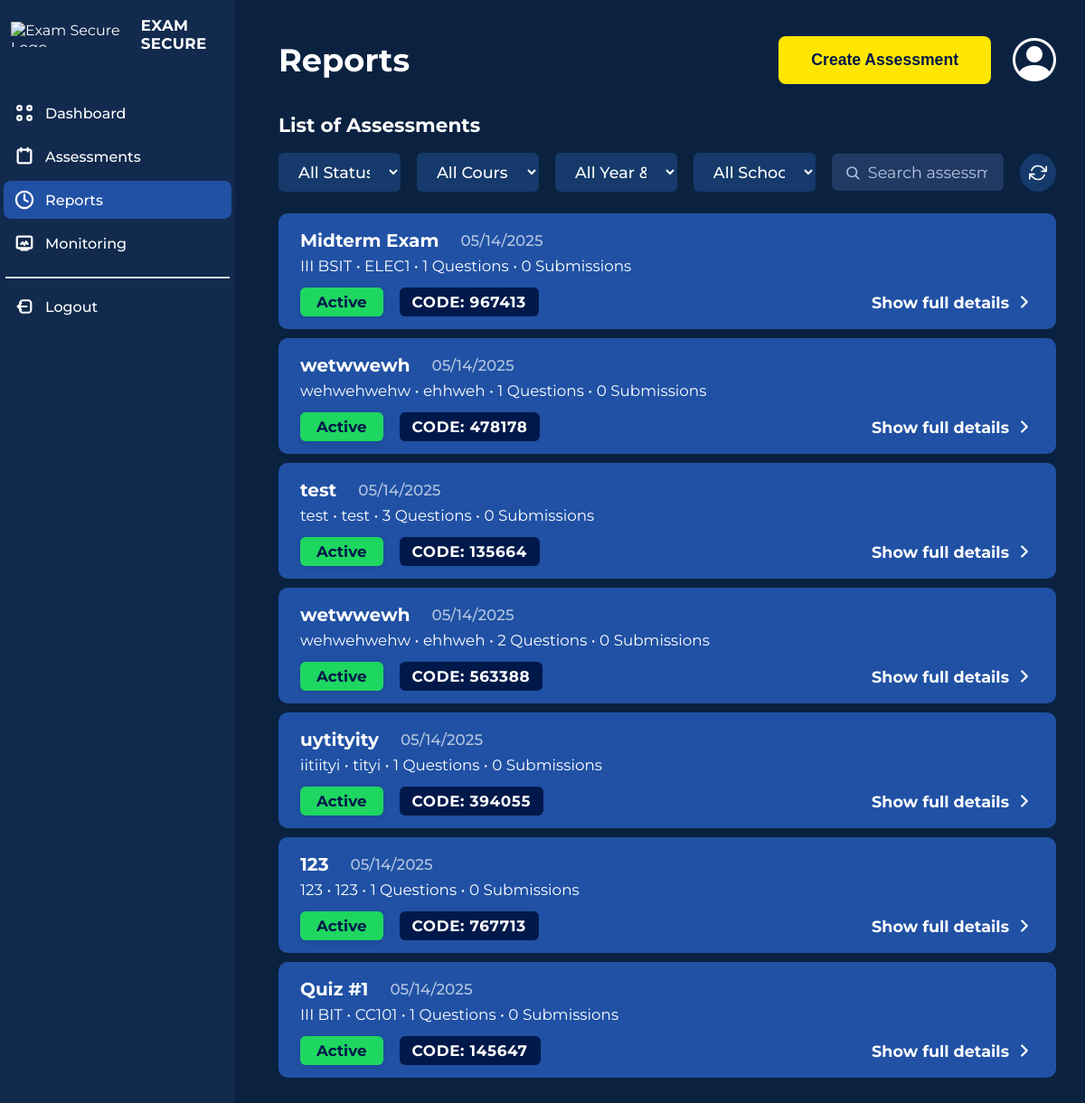
The page /reports.php (signed in) on the database its author committed.
### tables this page shows
CREATE TABLE `created_assessments` (
  `unique_id` varchar(36) NOT NULL,
  `access_code` char(6) NOT NULL,
  `title` varchar(255) NOT NULL,
  `year_course` varchar(45) NOT NULL,
  `sections` varchar(50) NOT NULL,
  `course_code` varchar(20) NOT NULL,
  `timer` int NOT NULL DEFAULT '0',
  `status` enum('active','closed') NOT NULL DEFAULT 'active',
  `school_year` varchar(9) NOT NULL,
  `schedule` datetime NOT NULL,
  `closing_time` datetime NOT NULL,
  `shuffle_mcq` tinyint(1) NOT NULL DEFAULT '0',
  `shuffle_identification` tinyint(1) NOT NULL DEFAULT '0',
  `shuffle_true_false` tinyint(1) NOT NULL DEFAULT '0',
  `ai_check_identification` tinyint(1) NOT NULL DEFAULT '0',
  `owner_id` varchar(36) NOT NULL,
  `created_at` timestamp NOT NULL DEFAULT CURRENT_TIMESTAMP,
  `updated_at` timestamp NOT NULL DEFAULT CURRENT_TIMESTAMP ON UPDATE CURRENT_TIMESTAMP
);

### reports.php (the view, shortened to what this page needs)
<!DOCTYPE html>
<html lang="en">
<head>
    <link rel="stylesheet" href="css/reports-style.css">
    <link rel="stylesheet" href="css/sidebar-style.css">
    <link rel="stylesheet" href="https://cdn.jsdelivr.net/npm/bootstrap-icons@1.11.3/font/bootstrap-icons.min.css">
</head>
<body>
<div class="reports-container">
    <?php include 'sidebar.php'; ?>
    <main class="main-content">
        <div class="header">
            <span class="title">Reports</span>
            <div style="display: flex; align-items: center; gap: 16px;">
            <button class="create-btn" onclick="window.location.href='create_assessment.php'">Create Assessment</button>
                <span class="profile-icon" id="profileIcon" style="cursor:pointer; position:relative;">
                    <i class="bi bi-person-circle" style="font-size:48px; color:#fff;"></i>
                </span>
            </div>
        </div>
        <div class="reports-list-title">List of Assessments</div>
        <div class="reports-filters-row">
            <select class="reports-filter-dropdown" id="reportsStatusFilter">
                <option value="">All Statuses</option>
            </select>
            <select class="reports-filter-dropdown" id="reportsCourseCodeFilter">
                <option value="">All Course Codes</option>
            </select>
            <select class="reports-filter-dropdown" id="reportsYearProgramFilter">
                <option value="">All Year & Program</option>
            </select>
            <select class="reports-filter-dropdown" id="reportsSchoolYearFilter">
                <option value="">All School Years</option>
            </select>
            <div class="reports-search-bar-wrapper">
                <input type="text" class="reports-search-bar" id="reportsSearchBar" placeholder="Search assessments...">
            </div>
            <button class="reports-refresh-btn" title="Refresh" onclick="refreshReportsFilters()">
                <svg viewBox="0 0 24 24" fill="none" stroke="currentColor" stroke-width="2" stroke-linecap="round" stroke-linejoin="round">
                    <path d="M23 4v6h-6"/>
                    <path d="M1 20v-6h6"/>
                    <path d="M3.51 9a9 9 0 0 1 14.85-3.36L23 10M1 14l4.64 4.36A9 9 0 0 0 20.49 15"/>
                </svg>
            </button>
        </div>
        <div class="reports-list">
            <?php
            require_once 'database/db_config.php';
            $allAssessments = [];
            $owner_id = $_SESSION['unique_id'];
            $sql = "SELECT
                        ca.unique_id,
                        ca.title,
                        ca.schedule,
                        ca.year_course,
                        ca.course_code,
                        ca.status,
                        ca.access_code,
                        ca.school_year,
                        (
                            COALESCE((SELECT COUNT(*) FROM multiple_choice_questions WHERE assessment_id = ca.unique_id), 0) +
                            COALESCE((SELECT COUNT(*) FROM identification_questions WHERE assessment_id = ca.unique_id), 0) +
                            COALESCE((SELECT COUNT(*) FROM true_false_questions WHERE assessment_id = ca.unique_id), 0)
                        ) as total_questions,
                        COALESCE((SELECT COUNT(*) FROM assessment_sessions WHERE assessment_id = ca.unique_id AND status = 'completed'), 0) as total_submissions
                    FROM created_assessments ca
                    WHERE ca.owner_id = ?
                    ORDER BY (ca.status = 'active') DESC, ca.schedule DESC";
            $stmt = $conn->prepare($sql);
            $stmt->bind_param("s", $owner_id);
            $stmt->execute();
            $result = $stmt->get_result();
            if ($result) {
                while ($row = $result->fetch_assoc()) {
                    $allAssessments[] = $row;
                }
            }
            if (empty($allAssessments)): ?>
                <div class="no-assessments-message">
                    <div class="no-assessments-icon">
                        <svg width="64" height="64" viewBox="0 0 24 24" fill="none" stroke="#b3c6e0" stroke-width="1.5" stroke-linecap="round" stroke-linejoin="round">
                            <path d="M14 2H6a2 2 0 0 0-2 2v16a2 2 0 0 0 2 2h12a2 2 0 0 0 2-2V8z"/>
                            <polyline points="14,2 14,8 20,8"/>
                            <line x1="16" y1="13" x2="8" y2="13"/>
                            <line x1="16" y1="17" x2="8" y2="17"/>
                            <polyline points="10,9 9,9 8,9"/>
                        </svg>
                    </div>
                    <h3>No Assessments Found</h3>
                    <p>You haven't created any assessments yet. Click "Create Assessment" to get started!</p>
                </div>
            <?php else: ?>
            <?php foreach ($allAssessments as $assessment): ?>
                <div class="reports-card"
                     data-course-code="<?= htmlspecialchars($assessment['course_code']) ?>"
                     data-year-program="<?= htmlspecialchars($assessment['year_course']) ?>"
                     data-school-year="<?= htmlspecialchars($assessment['school_year']) ?>"
                     data-status="<?= htmlspecialchars($assessment['status']) ?>"
                     data-title="<?= htmlspecialchars(strtolower($assessment['title'])) ?>">
                    <div class="reports-card-header">
                        <span class="reports-card-title"><?= htmlspecialchars($assessment['title']) ?></span>
                        <span class="reports-card-date"><?= date('m/d/Y', strtotime($assessment['schedule'])) ?></span>
                    </div>
                    <div class="reports-card-details">
                        <?= htmlspecialchars($assessment['year_course']) ?> &bull; <?= htmlspecialchars($assessment['course_code']) ?> &bull; <?= $assessment['total_questions'] ?> Questions &bull; <?= $assessment['total_submissions'] ?> Submissions
                    </div>
                    <div class="reports-card-badges">
                        <span class="reports-status-badge <?= $assessment['status'] === 'active' ? 'active' : 'closed' ?>">
                            <?= ucfirst($assessment['status']) ?>
                        </span>
                        <span class="reports-code-badge">CODE: <?= htmlspecialchars($assessment['access_code']) ?></span>
                        <a class="reports-details-link" href="report_assessment.php?id=<?= urlencode($assessment['unique_id']) ?>">Show full details <svg fill="none" stroke="currentColor" stroke-width="2.5" stroke-linecap="round" stroke-linejoin="round" viewBox="0 0 24 24"><path d="M9 6l6 6-6 6"/></svg></a>
                    </div>
                </div>
            <?php endforeach; ?>
            <?php endif; ?>
        </div>
    </main>
</div>
</body>
</html>

### css/reports-style.css (style rules this page uses)
body { margin: 0; font-family: 'Montserrat', Arial, sans-serif; background: #0a2240; color: #fff; }
.reports-container { display: flex; min-height: 100vh; }
.main-content { flex: 1; padding: 40px 32px 32px 48px; background: #0a2240; min-width: 0; }
.header { display: flex; align-items: center; justify-content: space-between; margin-bottom: 32px; }
.header .title { font-size: 2.2rem; font-weight: 700; color: #fff; }
.header .create-btn { background: #ffe600; color: #00194a; font-weight: 700; font-size: 1.1rem; border: none; border-radius: 8px; padding: 16px 36px; cursor: pointer; transition: background 0.2s; }
.profile-icon { display: flex; align-items: center; justify-content: center; width: 48px; height: 48px; border-radius: 50%; background: none; margin-left: 8px; }
.reports-list-title { font-size: 1.35rem; font-weight: 700; margin-bottom: 18px; margin-top: 18px; }
.reports-filters-row { display: flex; align-items: center; gap: 18px; margin-bottom: 24px; }
.reports-filter-dropdown { background: #153a6b; color: #fff; border: none; border-radius: 6px; padding: 10px 18px; font-size: 1.1rem; font-family: 'Montserrat', Arial, sans-serif; font-weight: 500; outline: none; margin-right: 0; width: 25%; min-width: 120px; }
.reports-search-bar-wrapper { position: relative; display: flex; align-items: center; width: 40%; margin-left: auto; }
.reports-search-bar { width: 100%; background: #223a63; color: #fff; border: none; border-radius: 6px; padding: 10px 18px 10px 40px; font-size: 1.1rem; font-family: 'Montserrat', Arial, sans-serif; font-weight: 400; box-sizing: border-box; margin-left: 0; }
.reports-search-bar::placeholder { color: #b3c6e0; opacity: 1; }
.reports-refresh-btn { background: #153a6b; color: #fff; border: none; border-radius: 50%; padding: 10px; height: 42px; width: 42px; display: flex; align-items: center; justify-content: center; cursor: pointer; transition: background 0.2s, transform 0.5s ease; }
.reports-refresh-btn svg { width: 20px; height: 20px; stroke: currentColor; }
.reports-list { margin-top: 24px; display: flex; flex-direction: column; gap: 10px; }
.reports-card { background: #2051a4; border-radius: 10px; padding: 18px 24px 14px 24px; color: #fff; font-size: 1.1rem; font-weight: 600; display: flex; flex-direction: column; box-shadow: none; position: relative; transition: box-shadow 0.2s, transform 0.2s, background 0.2s; cursor: pointer; }
.reports-card-header { display: flex; align-items: center; gap: 12px; margin-bottom: 6px; }
.reports-card-title { font-size: 1.25rem; font-weight: 700; color: #fff; margin-right: 12px; }
.reports-card-date { font-size: 1.05rem; color: #b3c6e0; font-weight: 500; }
.reports-card-details { font-size: 1.05rem; color: #fff; font-weight: 400; margin-bottom: 10px; }
.reports-card-badges { display: flex; align-items: center; gap: 12px; margin-top: 4px; }
.reports-status-badge { background: #0a2240; color: #fff; border-radius: 6px; padding: 6px 18px; font-size: 1.05rem; font-weight: 700; margin-right: 6px; border: none; outline: none; box-shadow: 0 2px 8px 0 rgba(0,0,0,0.09); }
.reports-status-badge.active { background: #1ed760; color: #00194a; }
.reports-code-badge { background: #00194a; color: #fff; border-radius: 6px; padding: 6px 14px; font-size: 1.05rem; font-weight: 700; margin-right: 6px; letter-spacing: 0.04em; }
.reports-details-link { color: #fff; font-weight: 700; font-size: 1.1rem; text-decoration: none; margin-left: auto; display: flex; align-items: center; gap: 6px; transition: color 0.2s; }
.reports-details-link svg { width: 22px; height: 22px; stroke: currentColor; }

### rows shown on the page
created_assessments: title "Midterm Exam", schedule "05/14/2025", year_course "III BSIT", course_code "ELEC1", total_questions "1", total_submissions "0", status "Active", access_code "967413"
created_assessments: title "wetwwewh", schedule "05/14/2025", year_course "wehwehwehw", course_code "ehhweh", total_questions "1", total_submissions "0", status "Active", access_code "478178"
created_assessments: title "test", schedule "05/14/2025", year_course "test", course_code "test", total_questions "3", total_submissions "0", status "Active", access_code "135664"
created_assessments: title "wetwwewh", schedule "05/14/2025", year_course "wehwehwehw", course_code "ehhweh", total_questions "2", total_submissions "0", status "Active", access_code "563388"
created_assessments: title "uytityity", schedule "05/14/2025", year_course "iitiityi", course_code "tityi", total_questions "1", total_submissions "0", status "Active", access_code "394055"
created_assessments: title "123", schedule "05/14/2025", year_course "123", course_code "123", total_questions "1", total_submissions "0", status "Active", access_code "767713"
created_assessments: title "Quiz #1", schedule "05/14/2025", year_course "III BIT", course_code "CC101", total_questions "1", total_submissions "0", status "Active", access_code "145647"
